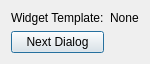
<?xml version="1.0" encoding="UTF-8"?>
<ui version="4.0">
 <class>ShowDialogTemplate</class>
 <widget class="QDialog" name="ShowDialogTemplate">
  <property name="geometry">
   <rect>
    <x>0</x>
    <y>0</y>
    <width>145</width>
    <height>64</height>
   </rect>
  </property>
  <property name="windowTitle">
   <string>Dialog</string>
  </property>
  <layout class="QGridLayout" name="gridLayout">
   <item row="0" column="0">
    <widget class="QLabel" name="label">
     <property name="text">
      <string>Widget Template:</string>
     </property>
    </widget>
   </item>
   <item row="0" column="1">
    <widget class="QLabel" name="wnameLabel">
     <property name="text">
      <string>None</string>
     </property>
    </widget>
   </item>
   <item row="1" column="0">
    <widget class="QPushButton" name="nextDialogButton">
     <property name="text">
      <string>Next Dialog</string>
     </property>
    </widget>
   </item>
  </layout>
 </widget>
 <resources/>
 <connections/>
</ui>
